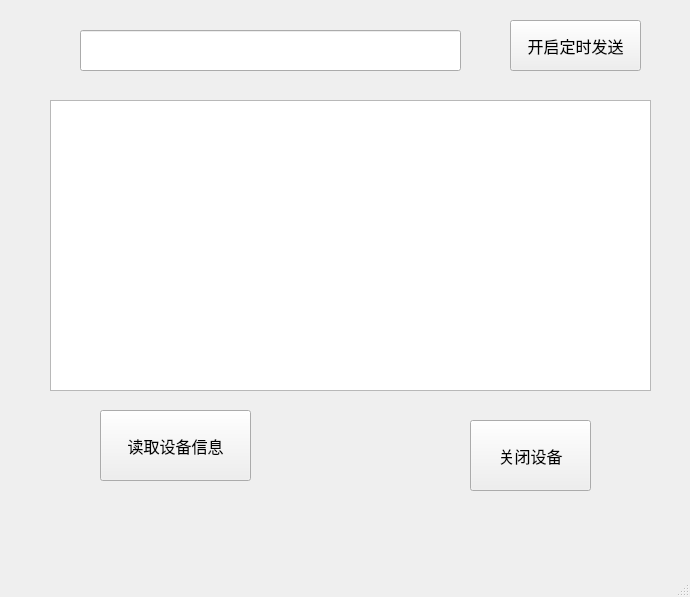
<?xml version="1.0" encoding="UTF-8"?>
<ui version="4.0">
 <class>MainWindow</class>
 <widget class="QMainWindow" name="MainWindow">
  <property name="geometry">
   <rect>
    <x>0</x>
    <y>0</y>
    <width>690</width>
    <height>597</height>
   </rect>
  </property>
  <property name="font">
   <font>
    <pointsize>12</pointsize>
   </font>
  </property>
  <property name="windowTitle">
   <string>MainWindow</string>
  </property>
  <widget class="QWidget" name="centralwidget">
   <widget class="QPushButton" name="bt_getDeviceInf">
    <property name="geometry">
     <rect>
      <x>100</x>
      <y>410</y>
      <width>151</width>
      <height>71</height>
     </rect>
    </property>
    <property name="text">
     <string>读取设备信息</string>
    </property>
   </widget>
   <widget class="QPushButton" name="bt_closeDev">
    <property name="geometry">
     <rect>
      <x>470</x>
      <y>420</y>
      <width>121</width>
      <height>71</height>
     </rect>
    </property>
    <property name="text">
     <string>关闭设备</string>
    </property>
   </widget>
   <widget class="QTextEdit" name="textEdit">
    <property name="geometry">
     <rect>
      <x>50</x>
      <y>100</y>
      <width>601</width>
      <height>291</height>
     </rect>
    </property>
   </widget>
   <widget class="QLineEdit" name="lineEdit">
    <property name="geometry">
     <rect>
      <x>80</x>
      <y>30</y>
      <width>381</width>
      <height>41</height>
     </rect>
    </property>
   </widget>
   <widget class="QPushButton" name="bt_send">
    <property name="geometry">
     <rect>
      <x>510</x>
      <y>20</y>
      <width>131</width>
      <height>51</height>
     </rect>
    </property>
    <property name="text">
     <string>开启定时发送</string>
    </property>
   </widget>
  </widget>
  <widget class="QMenuBar" name="menubar">
   <property name="geometry">
    <rect>
     <x>0</x>
     <y>0</y>
     <width>690</width>
     <height>33</height>
    </rect>
   </property>
  </widget>
  <widget class="QStatusBar" name="statusbar"/>
 </widget>
 <resources/>
 <connections/>
</ui>
